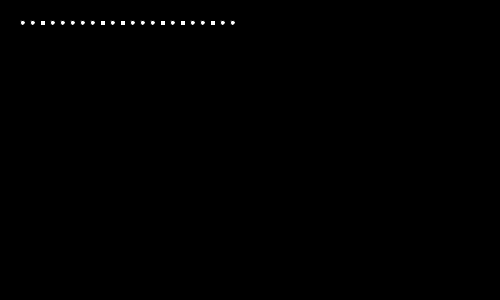
Frame 1 (no input)
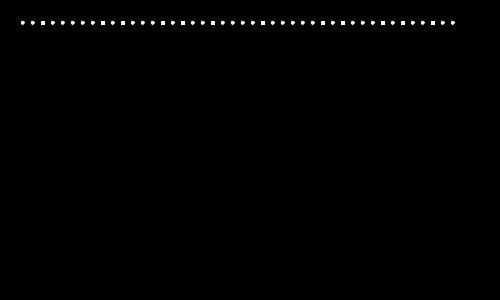
Frame 2 (the mouse pressed at the canvas centre, redrawn once)

The Processing sketch that drew these frames (run headless with seeded random() and noise(); the mouse was pressed at the canvas centre and the sketch redrawn once):

// Processing sketch: poem
// ── poem.pde
char letter;
int x=20;
int y=20;
int w=5;
int h=5;
int d=5;


void setup(){
  size(500,300);
  background(0);
  ellipseMode(CORNER);
}
void draw(){
  fill(255);
  String string = "check these characters";
  for(char let : string.toCharArray()){
    letter= let;
    check_cons(letter);
    x+=10;
  
  }
  noLoop();


}

void check_cons(char letter){
  if (letter == 'a' || letter == 'e' || letter == 'i' || letter == 'o' || letter == 'u'){
    fill(255);
    rect(x, y, w, h);
  }
  else{
    fill(255);
    ellipse(x, y, w,h);
  }
}
